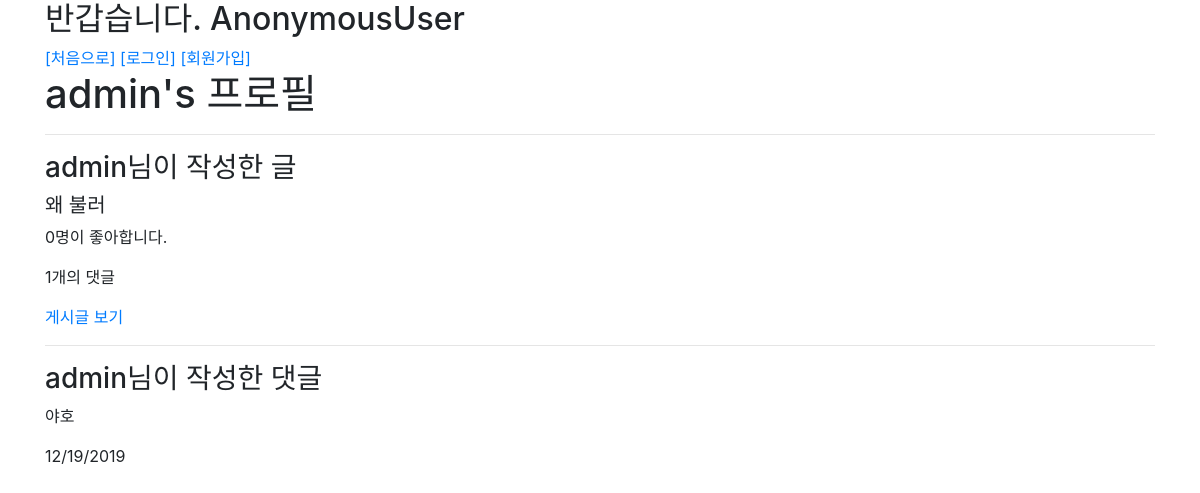
/accounts/profile/admin/, run on an earlier commit of the app's database.
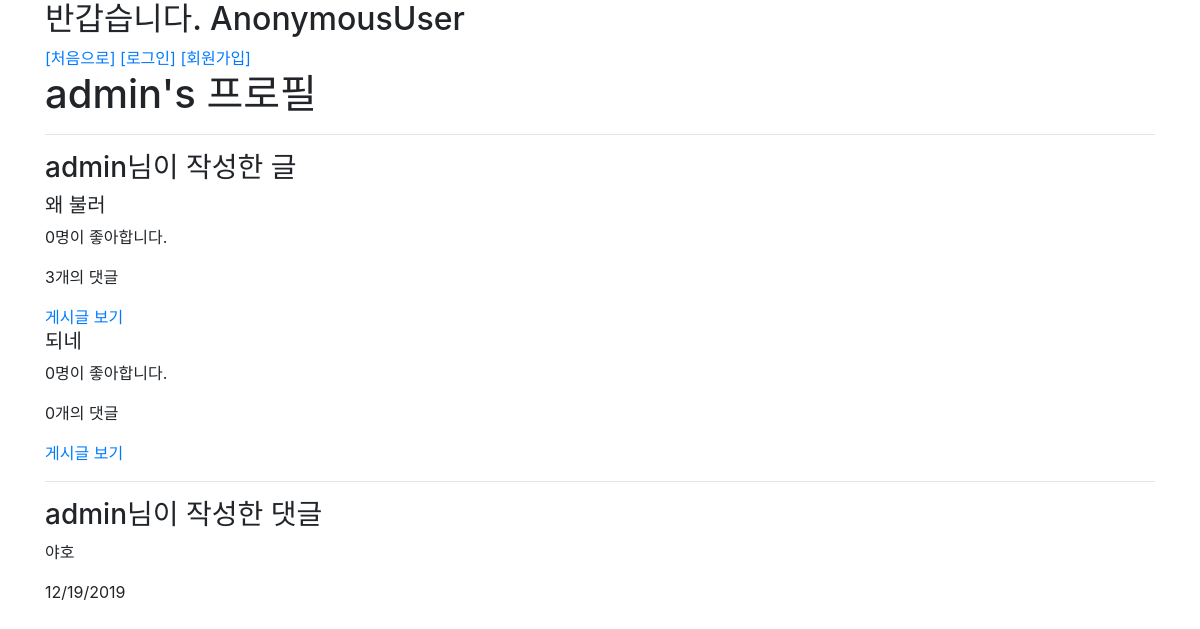
And on a later commit of the database.
### accounts/models.py (models this page shows)
class User(AbstractUser):
    followers = models.ManyToManyField(settings.AUTH_USER_MODEL, related_name="followings")

### articles/models.py (models this page shows, shortened)
class Article(models.Model):
    title = models.CharField(max_length=50)
    content = models.TextField()
    created_at = models.DateTimeField(auto_now_add=True)
    updated_at = models.DateTimeField(auto_now=True)
    user = models.ForeignKey(settings.AUTH_USER_MODEL, on_delete=models.CASCADE)
    like_users = models.ManyToManyField(settings.AUTH_USER_MODEL, related_name='like_articles', blank=True)
    hashtags = models.ManyToManyField(Hashtag, blank=True)

class Comment(models.Model):
    article = models.ForeignKey(Article, on_delete=models.CASCADE)
    user = models.ForeignKey(settings.AUTH_USER_MODEL, on_delete=models.CASCADE)
    content = models.CharField(max_length=150)
    created_at = models.DateTimeField(auto_now_add=True)
    updated_at = models.DateTimeField(auto_now=True)
    class Meta:
        ordering = ('-pk',)

### accounts/views.py (the view)
# urls.py: path('profile/<str:username>/', views.profile, name='profile'),
def profile(request, username):
    person = get_object_or_404(get_user_model(), username=username)
    context = {'person': person,}
    return render(request, 'accounts/profile.html', context)

### accounts/templates/accounts/profile.html
{% extends 'base.html' %}
{% block content %}
<h1>{{ person.username }}'s 프로필</h1>
<hr>
<h3>{{ person.username }}님이 작성한 글</h3>
{% with articles=person.article_set.all %}
{% for article in articles %}
<h5>{{ article.content }}</h5>
<p>{{ article.like_users.all|length }}명이 좋아합니다.</p>
<p>{{ article.comment_set.all|length }}개의 댓글</p>
<a href="{% url 'articles:detail' article.pk %}">게시글 보기</a>
{% endfor %}
{% endwith %}
<hr>
<h3>{{ person.username }}님이 작성한 댓글</h3>
{% with person.comment_set.all as comments %}
{% for comment in comments %}
<P>{{ comment.content }}</P>
<p>{{ comment.created_at|date:"SHORT_DATE_FORMAT" }}</p>
{% endfor %}
{% endwith %}
{% endblock content %}

### study/templates/base.html (shortened to what this page needs)
<!DOCTYPE html>
<html lang="en">
<head>
  <link rel="stylesheet" href="https://stackpath.bootstrapcdn.com/bootstrap/4.4.1/css/bootstrap.min.css">
</head>
<body>
  <div class="container">
    <h2>반갑습니다. {{ request.user }}</h2>
    <a href="{% url 'articles:index' %}">[처음으로]</a>
    {% if user.is_authenticated %}
    <a href="{% url 'accounts:logout' %}">[로그아웃]</a>
    <a href="{% url 'accounts:profile' request.user.username %}">[회원정보]</a>
    <a href="{% url 'accounts:delete' %}">[회원삭제]</a>
    <a href="{% url 'accounts:update' %}">[회원정보 변경]</a>
    <a href="{% url 'accounts:change_password' %}">[비밀번호 변경]</a>
    {% else %}
    <a href="{% url 'accounts:login' %}">[로그인]</a>
    <a href="{% url 'accounts:signup' %}">[회원가입]</a>
    {% endif %}
    {% block content %}
    {% endblock content %}
  </div>
</body>
</html>

What changed in the data, as far as the page shows it:
computed for Article "왜 불러": comment_set.all|length "1" → "3"
added Article: content "되네", like_users.all|length "0", comment_set.all|length "0"
